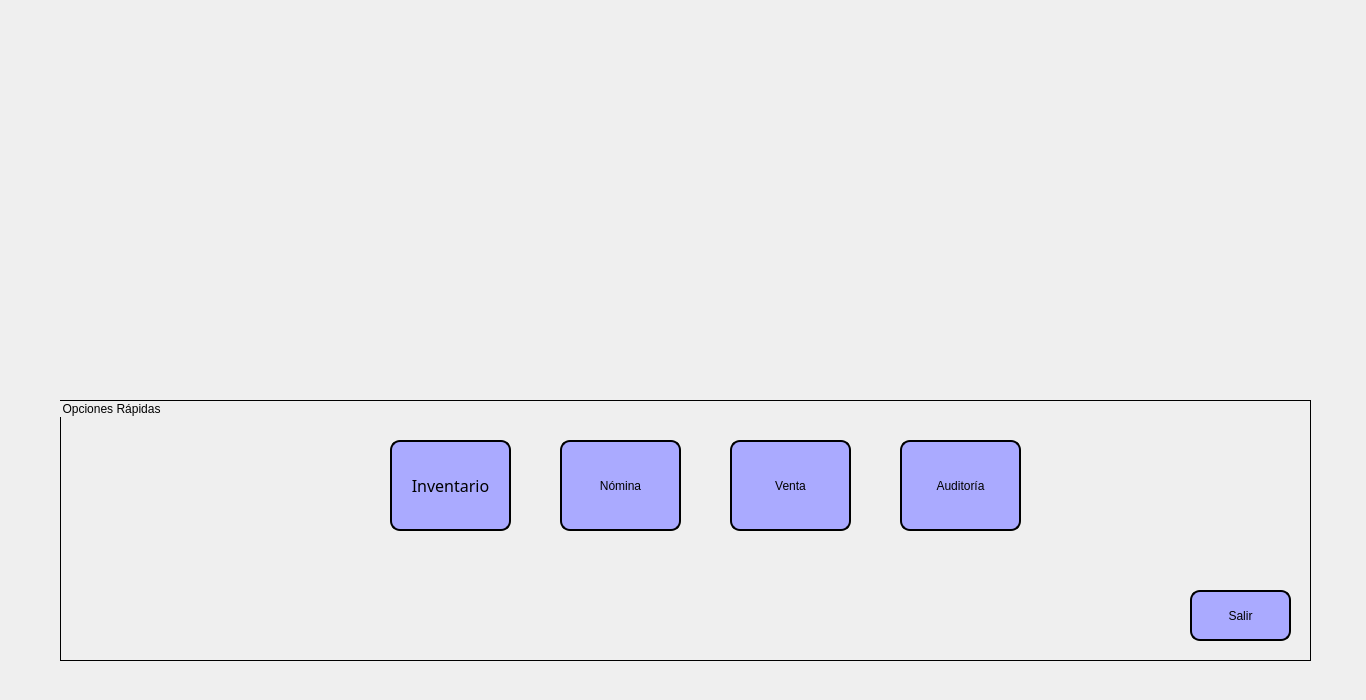
<?xml version="1.0" encoding="UTF-8"?>
<ui version="4.0">
 <class>MenuPrin</class>
 <widget class="QMainWindow" name="MenuPrin">
  <property name="geometry">
   <rect>
    <x>0</x>
    <y>0</y>
    <width>1366</width>
    <height>700</height>
   </rect>
  </property>
  <property name="windowTitle">
   <string>MainWindow</string>
  </property>
  <property name="styleSheet">
   <string notr="true">font: 87 12pt &quot;Arial Black&quot;;</string>
  </property>
  <widget class="QWidget" name="centralwidget">
   <widget class="QLabel" name="label">
    <property name="geometry">
     <rect>
      <x>0</x>
      <y>0</y>
      <width>1371</width>
      <height>701</height>
     </rect>
    </property>
    <property name="text">
     <string/>
    </property>
    <property name="pixmap">
     <pixmap>Imagenes/Fondo.jpg</pixmap>
    </property>
    <property name="scaledContents">
     <bool>true</bool>
    </property>
   </widget>
   <widget class="QGroupBox" name="QuickOp">
    <property name="geometry">
     <rect>
      <x>60</x>
      <y>400</y>
      <width>1251</width>
      <height>261</height>
     </rect>
    </property>
    <property name="styleSheet">
     <string notr="true">border: 1px solid rgb(0,0,0);</string>
    </property>
    <property name="title">
     <string>Opciones Rápidas</string>
    </property>
    <property name="alignment">
     <set>Qt::AlignLeading|Qt::AlignLeft|Qt::AlignVCenter</set>
    </property>
    <widget class="QPushButton" name="Inv">
     <property name="geometry">
      <rect>
       <x>330</x>
       <y>40</y>
       <width>121</width>
       <height>91</height>
      </rect>
     </property>
     <property name="font">
      <font>
       <family>Arial Black</family>
       <pointsize>12</pointsize>
       <weight>10</weight>
       <italic>false</italic>
       <bold>false</bold>
      </font>
     </property>
     <property name="styleSheet">
      <string notr="true">QPushButton {
	background-color: rgb(170, 170, 255);
	border: 2px solid rgb(0,0,0);
	border-radius: 10px;
}</string>
     </property>
     <property name="text">
      <string>Inventario</string>
     </property>
    </widget>
    <widget class="QPushButton" name="Nomina">
     <property name="geometry">
      <rect>
       <x>500</x>
       <y>40</y>
       <width>121</width>
       <height>91</height>
      </rect>
     </property>
     <property name="styleSheet">
      <string notr="true">QPushButton {
	background-color: rgb(170, 170, 255);
	border: 2px solid rgb(0,0,0);
	border-radius: 10px;
}</string>
     </property>
     <property name="text">
      <string>Nómina</string>
     </property>
    </widget>
    <widget class="QPushButton" name="Exit">
     <property name="geometry">
      <rect>
       <x>1130</x>
       <y>190</y>
       <width>101</width>
       <height>51</height>
      </rect>
     </property>
     <property name="styleSheet">
      <string notr="true">QPushButton {
	background-color: rgb(170, 170, 255);
	border: 2px solid rgb(0,0,0);
	border-radius: 10px;
}</string>
     </property>
     <property name="text">
      <string>Salir</string>
     </property>
    </widget>
    <widget class="QPushButton" name="Venta">
     <property name="geometry">
      <rect>
       <x>670</x>
       <y>40</y>
       <width>121</width>
       <height>91</height>
      </rect>
     </property>
     <property name="styleSheet">
      <string notr="true">QPushButton {
	background-color: rgb(170, 170, 255);
	border: 2px solid rgb(0,0,0);
	border-radius: 10px;
}</string>
     </property>
     <property name="text">
      <string>Venta</string>
     </property>
    </widget>
    <widget class="QPushButton" name="Auditoria">
     <property name="geometry">
      <rect>
       <x>840</x>
       <y>40</y>
       <width>121</width>
       <height>91</height>
      </rect>
     </property>
     <property name="styleSheet">
      <string notr="true">QPushButton {
	background-color: rgb(170, 170, 255);
	border: 2px solid rgb(0,0,0);
	border-radius: 10px;
}</string>
     </property>
     <property name="text">
      <string>Auditoría</string>
     </property>
    </widget>
   </widget>
   <widget class="QLabel" name="Logo">
    <property name="geometry">
     <rect>
      <x>560</x>
      <y>40</y>
      <width>281</width>
      <height>281</height>
     </rect>
    </property>
    <property name="styleSheet">
     <string notr="true"/>
    </property>
    <property name="text">
     <string/>
    </property>
    <property name="pixmap">
     <pixmap>Imagenes/photo_5089217924715097417_y.png</pixmap>
    </property>
    <property name="scaledContents">
     <bool>true</bool>
    </property>
    <property name="alignment">
     <set>Qt::AlignCenter</set>
    </property>
   </widget>
  </widget>
 </widget>
 <resources>
  <include location="Imagenes/imagenes.qrc"/>
 </resources>
 <connections/>
</ui>
